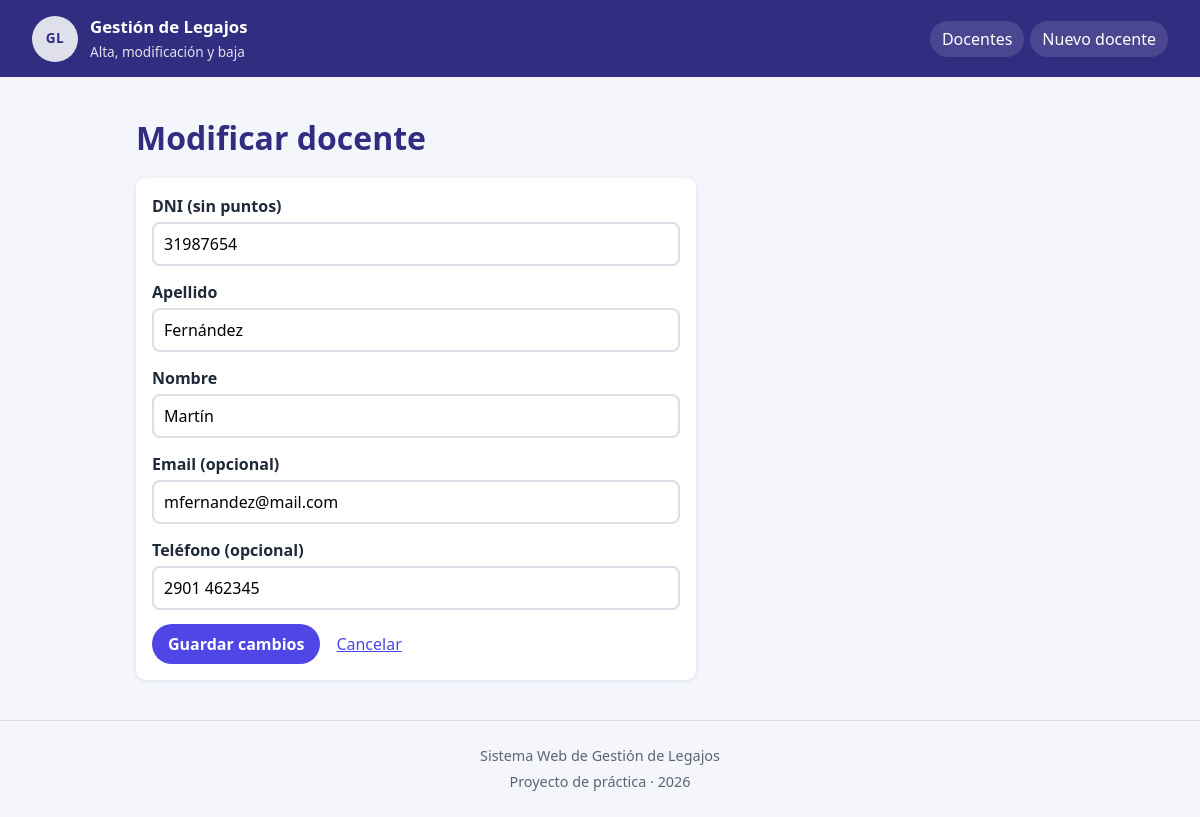
The page /editar.php?id=2 on the database its author committed.
### tables this page shows
CREATE TABLE docentes (
  id        INT UNSIGNED NOT NULL AUTO_INCREMENT,
  dni       VARCHAR(10)  NOT NULL,                         
  apellido  VARCHAR(60)  NOT NULL,
  nombre    VARCHAR(60)  NOT NULL,
  email     VARCHAR(120) NULL,                             
  telefono  VARCHAR(20)  NULL,
  PRIMARY KEY (id),
  UNIQUE KEY uq_docentes_dni (dni)                         
);

### funciones.php (called while the page is built, shortened)
<?php
function e(?string $texto): string
{
    return htmlspecialchars($texto ?? '', ENT_QUOTES, 'UTF-8');
}
function leer_id(array $origen): ?int
{
    $id = filter_var($origen['id'] ?? '', FILTER_VALIDATE_INT, ['options' => ['min_range' => 1]]);
    return $id === false ? null : $id;
}

### includes/form_docente.php (the view, shortened to what this page needs)
<?php
$campos = [
    'dni'      => ['etiqueta' => 'DNI (sin puntos)',    'tipo' => 'text',  'max' => 10],
    'apellido' => ['etiqueta' => 'Apellido',            'tipo' => 'text',  'max' => 60],
    'nombre'   => ['etiqueta' => 'Nombre',              'tipo' => 'text',  'max' => 60],
    'email'    => ['etiqueta' => 'Email (opcional)',    'tipo' => 'email', 'max' => 120],
    'telefono' => ['etiqueta' => 'Teléfono (opcional)', 'tipo' => 'tel',   'max' => 20],
];
?>
<form class="tarjeta formulario" action="<?= e($accion) ?>" method="post" novalidate>
<?php foreach ($campos as $campo => $c): ?>
    <div class="campo">
        <label for="<?= $campo ?>"><?= e($c['etiqueta']) ?></label>
        <input id="<?= $campo ?>" name="<?= $campo ?>" type="<?= $c['tipo'] ?>"
               maxlength="<?= $c['max'] ?>" value="<?= e($docente[$campo]) ?>">
    </div>
<?php endforeach; ?>
    <div class="botones">
        <button class="boton" type="submit"><?= e($boton) ?></button>
        <a href="index.php">Cancelar</a>
    </div>
</form>

### css/styles.css (style rules this page uses)
:root { --indigo: #312E81; --indigo-claro: #EEF2FF; --acento: #4F46E5; --ok: #15803D; --ok-claro: #DCFCE7; --error: #B91C1C; --error-claro: #FEE2E2; --texto: #1F2937; --gris: #5B6472; --linea: #D9DEE7; --fondo: #F4F6FB; --blanco: #FFFFFF; --radio: 10px; }
*, *::before, *::after { box-sizing: border-box; }
body { margin: 0; font-family: system-ui, "Segoe UI", Roboto, sans-serif; line-height: 1.5; color: var(--texto); background: var(--fondo); }
a { color: var(--acento); }
.tarjeta { background: var(--blanco); border-radius: var(--radio); padding: 16px; box-shadow: 0 1px 4px rgba(49, 46, 129, .12); }
.boton { display: inline-block; border: 0; cursor: pointer; background: var(--acento); color: var(--blanco); text-decoration: none; font: inherit; font-weight: 700; padding: 8px 16px; border-radius: 999px; }
.formulario { display: grid; gap: 14px; max-width: 560px; }
.campo { display: grid; gap: 4px; }
.campo label { font-weight: 700; }
.campo input { font: inherit; padding: 8px 10px; border: 2px solid var(--linea); border-radius: 8px; background: var(--blanco); }
.botones { display: flex; flex-wrap: wrap; align-items: center; gap: 16px; }

### rows shown on the page
docentes: dni "31987654", apellido "Fernández", nombre "Martín", email "mfernandez@mail.com", telefono "2901 462345"

### other values the page prints
$c['etiqueta'] "DNI (sin puntos)"
$c['etiqueta'] "Apellido"
$c['etiqueta'] "Nombre"
$c['etiqueta'] "Email (opcional)"
$c['etiqueta'] "Teléfono (opcional)"
$boton "Guardar cambios"
